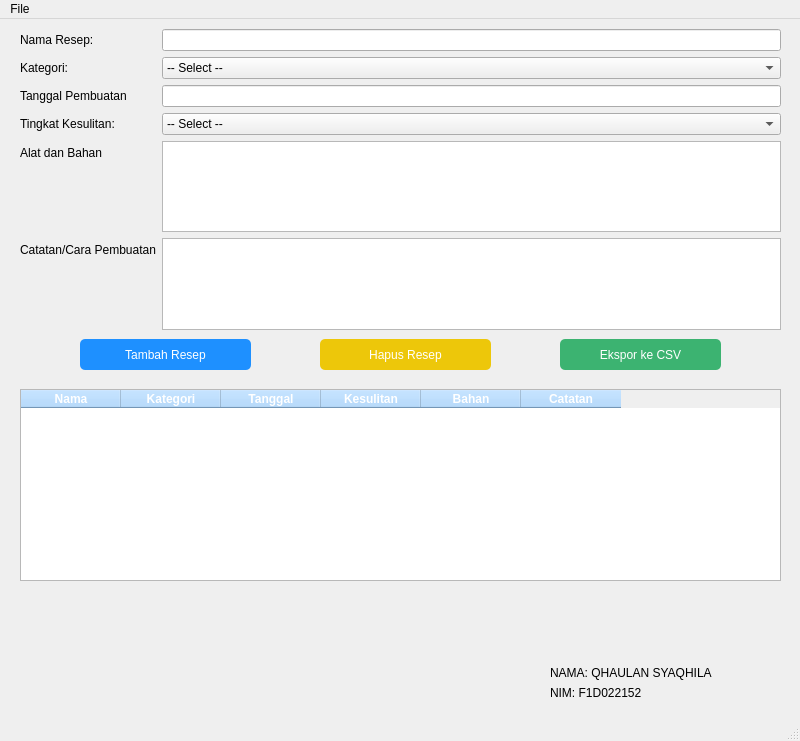
<?xml version="1.0" encoding="UTF-8"?>
<ui version="4.0">
 <class>MainWindow</class>
 <widget class="QMainWindow" name="MainWindow">
  <property name="geometry">
   <rect>
    <x>0</x>
    <y>0</y>
    <width>800</width>
    <height>741</height>
   </rect>
  </property>
  <property name="windowTitle">
   <string>MainWindow</string>
  </property>
  <widget class="QWidget" name="centralwidget">
   <widget class="QWidget" name="formLayoutWidget">
    <property name="geometry">
     <rect>
      <x>20</x>
      <y>10</y>
      <width>761</width>
      <height>301</height>
     </rect>
    </property>
    <layout class="QFormLayout" name="formLayout">
     <item row="0" column="0">
      <widget class="QLabel" name="label_1">
       <property name="text">
        <string>Nama Resep:</string>
       </property>
      </widget>
     </item>
     <item row="0" column="1">
      <widget class="QLineEdit" name="nama_input"/>
     </item>
     <item row="1" column="0">
      <widget class="QLabel" name="label_2">
       <property name="text">
        <string>Kategori:</string>
       </property>
      </widget>
     </item>
     <item row="3" column="0">
      <widget class="QLabel" name="label_4">
       <property name="text">
        <string>Tingkat Kesulitan:</string>
       </property>
      </widget>
     </item>
     <item row="3" column="1">
      <widget class="QComboBox" name="kesulitan_input">
       <item>
        <property name="text">
         <string>-- Select --</string>
        </property>
       </item>
       <item>
        <property name="text">
         <string>Mudah</string>
        </property>
       </item>
       <item>
        <property name="text">
         <string>Sedang</string>
        </property>
       </item>
       <item>
        <property name="text">
         <string>Sulit</string>
        </property>
       </item>
      </widget>
     </item>
     <item row="4" column="0">
      <widget class="QLabel" name="label_5">
       <property name="text">
        <string>Alat dan Bahan</string>
       </property>
      </widget>
     </item>
     <item row="4" column="1">
      <widget class="QTextEdit" name="bahan_input"/>
     </item>
     <item row="5" column="0">
      <widget class="QLabel" name="label_6">
       <property name="text">
        <string>Catatan/Cara Pembuatan</string>
       </property>
      </widget>
     </item>
     <item row="5" column="1">
      <widget class="QTextEdit" name="catatan_input"/>
     </item>
     <item row="2" column="0">
      <widget class="QLabel" name="label_3">
       <property name="text">
        <string>Tanggal Pembuatan</string>
       </property>
      </widget>
     </item>
     <item row="2" column="1">
      <widget class="QLineEdit" name="tanggal_input"/>
     </item>
     <item row="1" column="1">
      <widget class="QComboBox" name="kategori_input">
       <item>
        <property name="text">
         <string>-- Select --</string>
        </property>
       </item>
       <item>
        <property name="text">
         <string>Gorengan</string>
        </property>
       </item>
       <item>
        <property name="text">
         <string>Sayuran</string>
        </property>
       </item>
       <item>
        <property name="text">
         <string>Panggang/Bakar</string>
        </property>
       </item>
       <item>
        <property name="text">
         <string>Tumis</string>
        </property>
       </item>
       <item>
        <property name="text">
         <string>Makanan Berat</string>
        </property>
       </item>
       <item>
        <property name="text">
         <string>Minuman</string>
        </property>
       </item>
       <item>
        <property name="text">
         <string>Seafood</string>
        </property>
       </item>
       <item>
        <property name="text">
         <string>Snack</string>
        </property>
       </item>
      </widget>
     </item>
    </layout>
   </widget>
   <widget class="QPushButton" name="tambah_btn">
    <property name="geometry">
     <rect>
      <x>80</x>
      <y>320</y>
      <width>171</width>
      <height>31</height>
     </rect>
    </property>
    <property name="styleSheet">
     <string notr="true">QPushButton {
	font: 8pt &quot;Arial Rounded MT Bold&quot;;
    background-color: #1E90FF;
    color: white;
    padding: 5px;
    border-radius: 5px;
}

QPushButton:hover {
    background-color: #B0C4DE;
}
</string>
    </property>
    <property name="text">
     <string>Tambah Resep</string>
    </property>
   </widget>
   <widget class="QPushButton" name="ekspor_btn">
    <property name="geometry">
     <rect>
      <x>560</x>
      <y>320</y>
      <width>161</width>
      <height>31</height>
     </rect>
    </property>
    <property name="styleSheet">
     <string notr="true">QPushButton {
	font: 8pt &quot;Arial Rounded MT Bold&quot;;
    background-color: #3CB371;
    color: white;
    padding: 5px;
    border-radius: 5px;
}

QPushButton:hover {
    background-color: #8FBC8F;
}
</string>
    </property>
    <property name="text">
     <string>Ekspor ke CSV</string>
    </property>
   </widget>
   <widget class="QTableWidget" name="table">
    <property name="geometry">
     <rect>
      <x>20</x>
      <y>370</y>
      <width>761</width>
      <height>192</height>
     </rect>
    </property>
    <property name="styleSheet">
     <string notr="true">QTableWidget {
    color: 2e2e2e; 
    font-size: 8pt;
}
QHeaderView::section {
    color: #ffffff;
    background-color: #A2D2FF;
    font-weight: bold;
}
</string>
    </property>
    <column>
     <property name="text">
      <string>Nama</string>
     </property>
    </column>
    <column>
     <property name="text">
      <string>Kategori</string>
     </property>
    </column>
    <column>
     <property name="text">
      <string>Tanggal</string>
     </property>
    </column>
    <column>
     <property name="text">
      <string>Kesulitan</string>
     </property>
    </column>
    <column>
     <property name="text">
      <string>Bahan</string>
     </property>
    </column>
    <column>
     <property name="text">
      <string>Catatan</string>
     </property>
    </column>
   </widget>
   <widget class="QLabel" name="label_7">
    <property name="geometry">
     <rect>
      <x>550</x>
      <y>640</y>
      <width>241</width>
      <height>28</height>
     </rect>
    </property>
    <property name="text">
     <string>NAMA: QHAULAN SYAQHILA</string>
    </property>
   </widget>
   <widget class="QLabel" name="label_8">
    <property name="geometry">
     <rect>
      <x>550</x>
      <y>660</y>
      <width>241</width>
      <height>28</height>
     </rect>
    </property>
    <property name="text">
     <string>NIM: F1D022152</string>
    </property>
   </widget>
   <widget class="QPushButton" name="hapus_btn">
    <property name="geometry">
     <rect>
      <x>320</x>
      <y>320</y>
      <width>171</width>
      <height>31</height>
     </rect>
    </property>
    <property name="styleSheet">
     <string notr="true">QPushButton {
	font: 8pt &quot;Arial Rounded MT Bold&quot;;
    background-color: #EDC70A;
    color: white;
    padding: 5px;
    border-radius: 5px;
}

QPushButton:hover {
    background-color: #F4E960;
}
</string>
    </property>
    <property name="text">
     <string>Hapus Resep</string>
    </property>
   </widget>
  </widget>
  <widget class="QMenuBar" name="menubar">
   <property name="geometry">
    <rect>
     <x>0</x>
     <y>0</y>
     <width>800</width>
     <height>26</height>
    </rect>
   </property>
   <widget class="QMenu" name="menuFile">
    <property name="title">
     <string>File</string>
    </property>
    <addaction name="actionHelp"/>
    <addaction name="actionExit"/>
   </widget>
   <addaction name="menuFile"/>
  </widget>
  <widget class="QStatusBar" name="statusBar"/>
  <action name="actionHelp">
   <property name="text">
    <string>Help</string>
   </property>
  </action>
  <action name="actionExit">
   <property name="text">
    <string>Exit</string>
   </property>
  </action>
  <action name="actionHapus_Resep">
   <property name="text">
    <string>Hapus Resep</string>
   </property>
  </action>
 </widget>
 <resources/>
 <connections/>
</ui>
